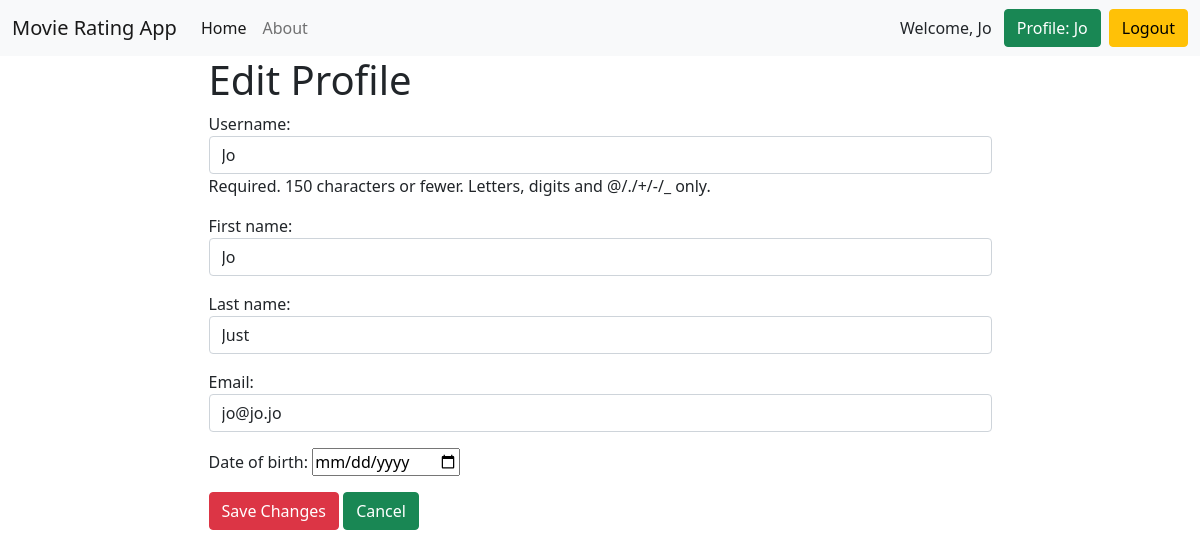
The app's page /users/profile/edit_user/10 (signed in) with its own data.
### accounts/models.py (models this page shows, shortened)
class User(AbstractUser):
    email = models.EmailField(unique=True, verbose_name='email')
    date_of_birth = models.DateField(blank=True, null=True, verbose_name='date of birth')

### accounts/views.py (the view)
# urls.py: path('profile/edit_user/<int:pk>', edit_user, name='edit_user'),
@login_required
def edit_user(request, pk):
    user = User.objects.get(pk=pk)
    if request.method == 'POST':
        form = EditUserForm(instance=user, data=request.POST)
        if form.is_valid():
            form.save()
            messages.success(request, 'User data has been changed')
            return redirect('accounts:profile')
        else:
            messages.error(request, form.errors)
    else:
        form = EditUserForm(instance=user)
    return render(request, 'accounts/edit_user.html', {'user': user, 'form': form})

### accounts/forms.py
class EditUserForm(forms.ModelForm):
    class Meta:
        model = User
        fields = ['username', 'first_name', 'last_name', 'email', 'date_of_birth']
        widgets = {
            'username': forms.TextInput(attrs={'class': 'form-control'}),
            'first_name': forms.TextInput(attrs={'class': 'form-control'}),
            'last_name': forms.TextInput(attrs={'class': 'form-control'}),
            'email': forms.TextInput(attrs={'class': 'form-control'}),
            'date_of_birth': DateInput(),
        }

### accounts/templates/accounts/edit_user.html (shortened to what this page needs)
{% extends 'base.html' %}
{% block content %}
<div class="container">
    <h1>Edit Profile</h1>
    <form method="post">
        {{ form.as_p }}
        <button type="submit" class="btn btn-danger btn-block">Save Changes</button>
        <a class="btn btn-success" href="{% url 'accounts:profile' %}" type="submit">Cancel</a>
    </form>
</div>
{% endblock %}

### templates/base.html (shortened to what this page needs)
<!DOCTYPE html>
<html lang="en">
<head>
    <link href="https://cdn.jsdelivr.net/npm/bootstrap@5.1.3/dist/css/bootstrap.min.css" rel="stylesheet"
>
</head>
<body>
<nav class="navbar navbar-expand-lg navbar-light bg-light">
    <div class="container-fluid">
        <a class="navbar-brand" href="{% url 'home' %}">Movie Rating App</a>
        <div class="collapse navbar-collapse" id="navbarNavAltMarkup">
            <div class="navbar-nav">
                <a class="nav-link active" aria-current="page" href="{% url 'home' %}">Home</a>
                <a class="nav-link" href="{% url 'about' %}">About</a>
            </div>
        </div>
        {% if request.user.is_authenticated %}
        Welcome, {{ user.username }}
        &ensp;<a class="btn btn-success" href="{% url 'accounts:profile' %}" type="submit">Profile: {{ user.username }}</a>
        &ensp;<a class="btn btn-warning" href="{% url 'accounts:logout' %}" type="submit">Logout</a>
        {% else %}
        <a class="btn btn-warning" href="{% url 'accounts:login' %}" type="submit">Login</a>&ensp;
        <a class="btn btn-danger" href="{% url 'accounts:register' %}" type="submit">Sign Up</a>
        {% endif %}
    </div>
</nav>
<div class="container">
    <div class="row">
        <div class="col-md-9 m-auto">
            {% block content %}
            {% endblock %}
        </div>
    </div>
</div>
</body>
</html>

### records on screen
User: username "Jo", first_name "Jo", last_name "Just", email "jo@jo.jo"
